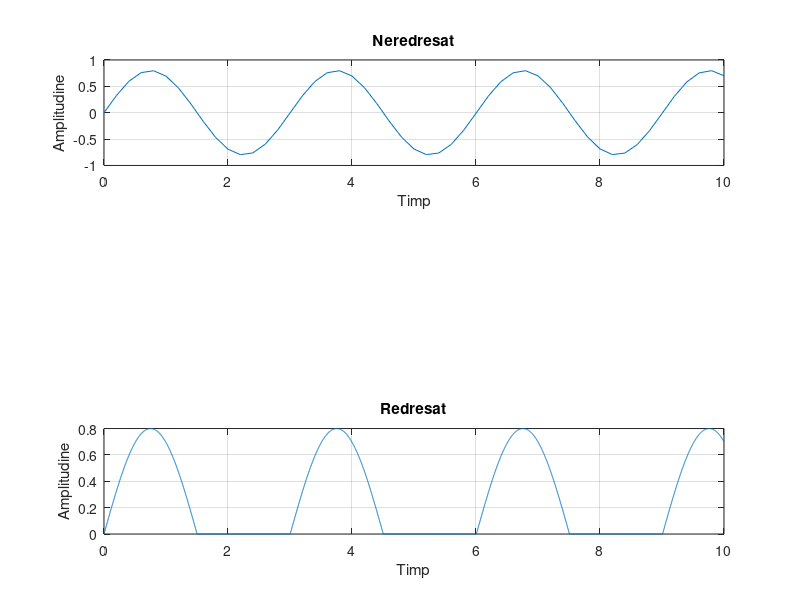

Reproduce this figure in MATLAB.

t1=0:0.2:10;
s1=0.8*sin(2*pi*0.333*t1);
subplot(3,1,1)
plot(t1,s1),grid
xlabel('Timp')
ylabel('Amplitudine')
title('Neredresat')

t3=0:0.002:10;
s3=0.8*sin(2*pi*0.333*t3);
for i=1:1:length(s3);
    if s3(i)<0;
        s3(i)=0;
    end
end
subplot(3,1,3)
plot(t3,s3),grid
xlabel('Timp')
ylabel('Amplitudine')
title('Redresat')
